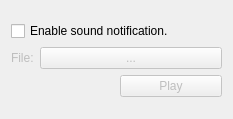
<?xml version="1.0" encoding="UTF-8"?>
<ui version="4.0">
 <class>SoundNotificationWidget</class>
 <widget class="QWidget" name="SoundNotificationWidget">
  <property name="windowModality">
   <enum>Qt::NonModal</enum>
  </property>
  <property name="geometry">
   <rect>
    <x>0</x>
    <y>0</y>
    <width>233</width>
    <height>119</height>
   </rect>
  </property>
  <property name="windowTitle">
   <string>Sound notification settings</string>
  </property>
  <property name="locale">
   <locale language="English" country="UnitedStates"/>
  </property>
  <layout class="QGridLayout" name="gridLayout">
   <item row="0" column="0">
    <layout class="QVBoxLayout" name="verticalLayout">
     <item>
      <widget class="QCheckBox" name="enable">
       <property name="text">
        <string>Enable sound notification.</string>
       </property>
      </widget>
     </item>
     <item>
      <layout class="QHBoxLayout" name="horizontalLayout">
       <item>
        <widget class="QLabel" name="label">
         <property name="enabled">
          <bool>false</bool>
         </property>
         <property name="text">
          <string>File:</string>
         </property>
        </widget>
       </item>
       <item>
        <widget class="QPushButton" name="fileName">
         <property name="enabled">
          <bool>false</bool>
         </property>
         <property name="sizePolicy">
          <sizepolicy hsizetype="Expanding" vsizetype="Fixed">
           <horstretch>0</horstretch>
           <verstretch>0</verstretch>
          </sizepolicy>
         </property>
         <property name="maximumSize">
          <size>
           <width>200</width>
           <height>16777215</height>
          </size>
         </property>
         <property name="text">
          <string>...</string>
         </property>
        </widget>
       </item>
      </layout>
     </item>
     <item>
      <layout class="QHBoxLayout" name="horizontalLayout_2">
       <item>
        <widget class="Phonon::VolumeSlider" name="volumeSlider" native="true">
         <property name="enabled">
          <bool>false</bool>
         </property>
        </widget>
       </item>
       <item>
        <widget class="QPushButton" name="play">
         <property name="enabled">
          <bool>false</bool>
         </property>
         <property name="text">
          <string>Play</string>
         </property>
        </widget>
       </item>
      </layout>
     </item>
    </layout>
   </item>
  </layout>
 </widget>
 <customwidgets>
  <customwidget>
   <class>Phonon::VolumeSlider</class>
   <extends>QWidget</extends>
   <header location="global">phonon/volumeslider.h</header>
  </customwidget>
 </customwidgets>
 <resources/>
 <connections>
  <connection>
   <sender>enable</sender>
   <signal>toggled(bool)</signal>
   <receiver>label</receiver>
   <slot>setEnabled(bool)</slot>
   <hints>
    <hint type="sourcelabel">
     <x>21</x>
     <y>19</y>
    </hint>
    <hint type="destinationlabel">
     <x>22</x>
     <y>52</y>
    </hint>
   </hints>
  </connection>
  <connection>
   <sender>enable</sender>
   <signal>toggled(bool)</signal>
   <receiver>volumeSlider</receiver>
   <slot>setEnabled(bool)</slot>
   <hints>
    <hint type="sourcelabel">
     <x>52</x>
     <y>22</y>
    </hint>
    <hint type="destinationlabel">
     <x>42</x>
     <y>95</y>
    </hint>
   </hints>
  </connection>
  <connection>
   <sender>enable</sender>
   <signal>toggled(bool)</signal>
   <receiver>play</receiver>
   <slot>setEnabled(bool)</slot>
   <hints>
    <hint type="sourcelabel">
     <x>191</x>
     <y>23</y>
    </hint>
    <hint type="destinationlabel">
     <x>186</x>
     <y>85</y>
    </hint>
   </hints>
  </connection>
  <connection>
   <sender>enable</sender>
   <signal>toggled(bool)</signal>
   <receiver>fileName</receiver>
   <slot>setEnabled(bool)</slot>
   <hints>
    <hint type="sourcelabel">
     <x>106</x>
     <y>19</y>
    </hint>
    <hint type="destinationlabel">
     <x>105</x>
     <y>44</y>
    </hint>
   </hints>
  </connection>
 </connections>
</ui>
